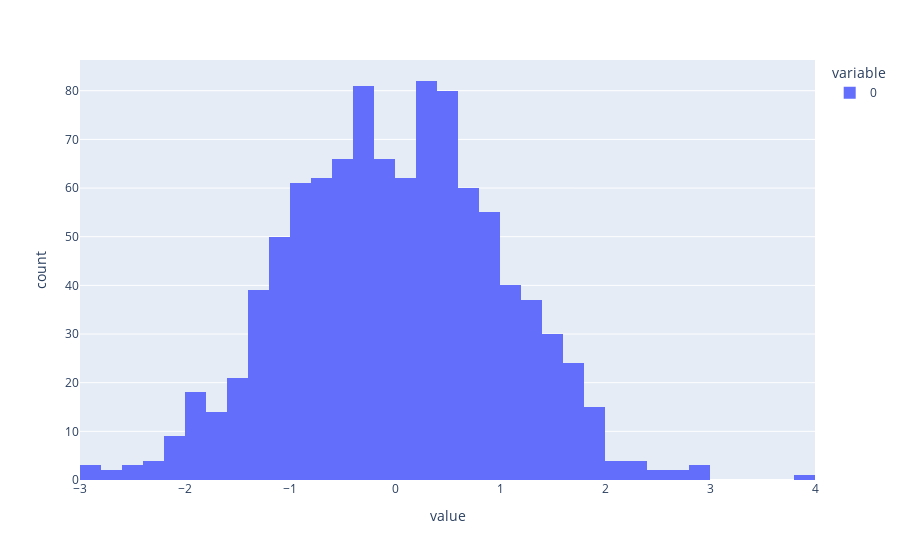

The code cell stored with this chart in its notebook:
### Markdown cell above
### Normal Distribution

Simulating a similar coin experiment as above. Let us sample 1000 points from a normal distribution and plot the number of occurences in the form of a histogram

### Code cell
outcomes = []
for i in range(1000):
    sample = np.random.normal (0,1)
    outcomes.append(sample)
    
px.histogram(outcomes)

### Figure 1 — Plotly figure (JSON) as saved in the notebook; plotly's stock layout.template omitted (floating-point values rounded to 4 significant figures; data arrays with more than 128 entries replaced by an {"elided": "..."} marker saying what was removed)
{"data": [{"alignmentgroup": "True", "bingroup": "x", "hovertemplate": "variable=0<br>value=%{x}<br>count=%{y}<extra></extra>", "legendgroup": "0", "marker": {"color": "#636efa", "pattern": {"shape": ""}}, "name": "0", "offsetgroup": "0", "orientation": "v", "showlegend": true, "type": "histogram", "x": {"elided": "1000 float values"}, "xaxis": "x", "yaxis": "y"}], "layout": {"barmode": "relative", "legend": {"title": {"text": "variable"}, "tracegroupgap": 0}, "margin": {"t": 60}, "xaxis": {"anchor": "y", "domain": [0, 1], "title": {"text": "value"}}, "yaxis": {"anchor": "x", "domain": [0, 1], "title": {"text": "count"}}}}
